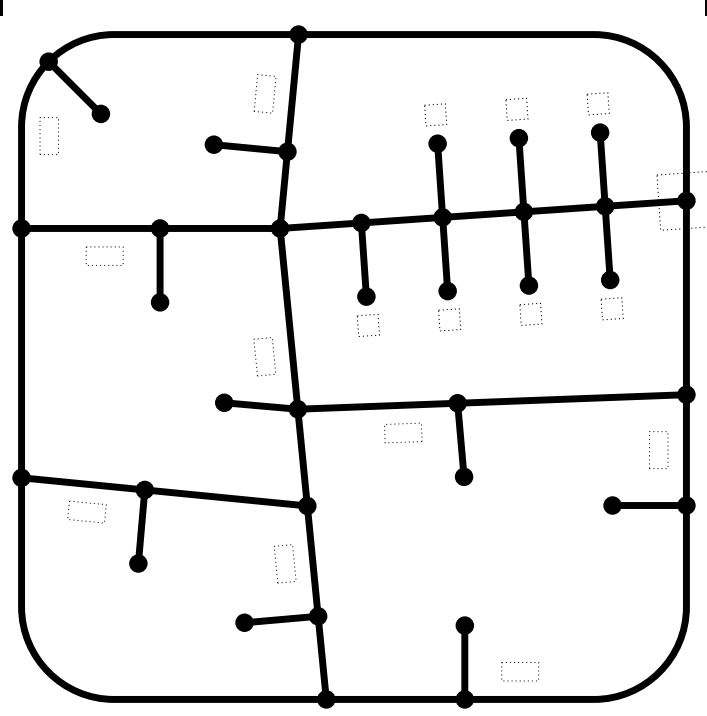
#> input picture CCI_MiniProject/area.JPG, 707 x 716 px
$ python 'cci mini project.py'
#> lines starting #> are read from the running program, lines starting #| are printed output that depends on the picture; after the words box and inside, x2 and y2 are one past the last pixel; in counts of white or black regions, pixels touching at a corner belong together
from cmath import inf
import cv2 as cv
import numpy as np


def refinedContours(img,per = 0.01):
    blur = cv.GaussianBlur(img,(5,5),cv.BORDER_DEFAULT)
    canny = cv.Canny(blur,120,230)
    contours,heir = cv.findContours(canny,cv.RETR_LIST,cv.CHAIN_APPROX_SIMPLE)

    rcontours = []#for storing points of approx points
    for i in contours:
        epi = per*cv.arcLength(i,1)
        refined = cv.approxPolyDP(i,epi,1)
        for j in refined:
            if(j[0,1] <62 or j[0,1]>1025):
                break

        else:
            rcontours.append(refined)

    del(blur)
    del(canny)
    del(contours)
    del(heir)
    return rcontours


def Distance(x1,y1,x2,y2):
    x = x1-x2
    y = y1-y2
    return ((x)**2+(y)**2)


def FNode():
    img = cv.imread("area.JPG")
#> img is the input picture: shape (716, 707, 3); min 0, max 255, mean 232.5
    blank = np.zeros(img.shape,"uint8")
#    grey = cv.cvtColor(img,cv.COLOR_RGB2GRAY)
     #contour poins added only if the they are in a certain range i.e. above eryc logo
    rcontours = refinedContours(img)
#> in refinedContours, `canny = cv.Canny(blur,120,230)`:
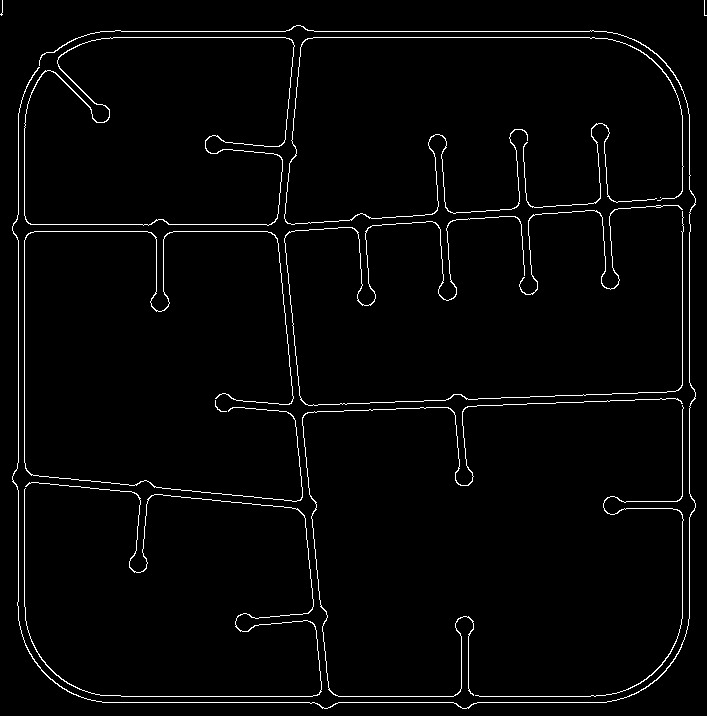
#> canny: shape (716, 707); 2.4% white in thin lines or dots
#> in refinedContours, `contours,heir = cv.findContours(canny,cv.RETR_LIST,cv.CHAIN_APPROX_SIM..`: contours = 16 contours, 5 with area under 20; largest, box (x1, y1, x2, y2) and area: (24, 37, 295, 226) 45630, (24, 37, 295, 226) 45462, (12, 25, 696, 709) 222, (284, 37, 684, 225) 112, (24, 482, 322, 697) 106
#> the loop in refinedContours, `for i in contours:` made 16 passes
#> epi on passes 1, 2, 3, 4, 5, 6, 7, 8, 10, 11, 12, 13: 25.7, 12.66, 0.387, 23.26, 27.23, 27.65, 0.137, 8.73, 7.28, 11.95, 24.87, 11.96
#> (epi, refined) on pass 9: (0, [[660, 197]])
#> after the loop in refinedContours, `for i in contours:`: rcontours = 10 contours, 3 with area under 20; largest, box (x1, y1, x2, y2) and area: (25, 486, 320, 696) 3124, (24, 232, 302, 502) 964, (289, 211, 683, 400) 726, (305, 401, 682, 697) 316, (523, 123, 657, 208) 121, (521, 209, 683, 293) 110, (475, 405, 683, 696) 105

    for i in range(len(rcontours)):                    #filtering the duplicate rows
        rcontours[i] = np.unique(rcontours[i],axis = 0)
#> this loop made 10 passes
#> after the loop, rcontours = 10 contours, 2 with area under 20; largest, box (x1, y1, x2, y2) and area: (305, 401, 682, 697) 54401, (24, 232, 302, 502) 39045, (289, 211, 683, 400) 26818, (475, 405, 683, 696) 2205, (25, 486, 320, 696) 1894, (523, 123, 657, 208) 1028, (521, 209, 683, 293) 356, (215, 400, 227, 412) 46
    i = 0
    j = len(rcontours)-1
#> j = 9
    while i<j:
        if np.array_equal(rcontours[i],rcontours[i+1]): #filtering duplicate contours
            rcontours.pop(i+1)
            j-=1
        else:
            i+=1
#> this loop made 9 passes
#> after the loop, i = 9; j = 9


    onlyPoints = [] #list unique points // ease to access
    for i in range(len(rcontours)):
        for j in range(rcontours[i].shape[0]):
            onlyPoints.append(rcontours[i][j,0])
#> after the loop, onlyPoints = 132 pairs, first value 24 to 682, second value 123 to 696
    del rcontours


    PosNode = [] #[  [[][][]]   ]
    PosNode.append([[onlyPoints[0].item(0),onlyPoints[0].item(1)]]) #entire thing to cluster the nodes
    for i in range(len(onlyPoints)):
        for j in range(len(PosNode)):
            x1 = onlyPoints[i].item(0)
            y1 = onlyPoints[i].item(1)
            x2 = PosNode[j][0][0]
            y2 = PosNode[j][0][1]
            if( Distance(x1,y1,x2,y2)<7000):           #if point is in certain distance range it put with the any cluster
                PosNode[j].append([x1,y1])
                break
        else:
            PosNode.append([[x1,y1]])                   #here the point is away from all cluster hence it will start new cluster
#> this loop made 132 passes

    del onlyPoints


    FinalNodes = np.zeros((len(PosNode),2),int)     #array for saving average of coordinates of the clusters
    for i in range(len(PosNode)):
        for j in range(len(PosNode[i])):
            FinalNodes[i][0]+= PosNode[i][j][0]     #summation of x coordinates
            FinalNodes[i][1]+= PosNode[i][j][1]     #summation of y coordinates
        FinalNodes[i][0]//= len(PosNode[i])         #divison by total entries
        FinalNodes[i][1]//= len(PosNode[i])
#> this loop made 23 passes

    del PosNode
    for i in FinalNodes:                            #plotting circles on the main image
        cv.circle(img,i,26,(255,255,255),-1)
#> this loop made 23 passes
#> i on passes 1 to 12: [26, 479], [43, 649], [91, 693], [141, 519], [286, 618], [297, 504], [323, 691], [466, 669], [665, 505], [650, 668], [679, 396], [235, 407]
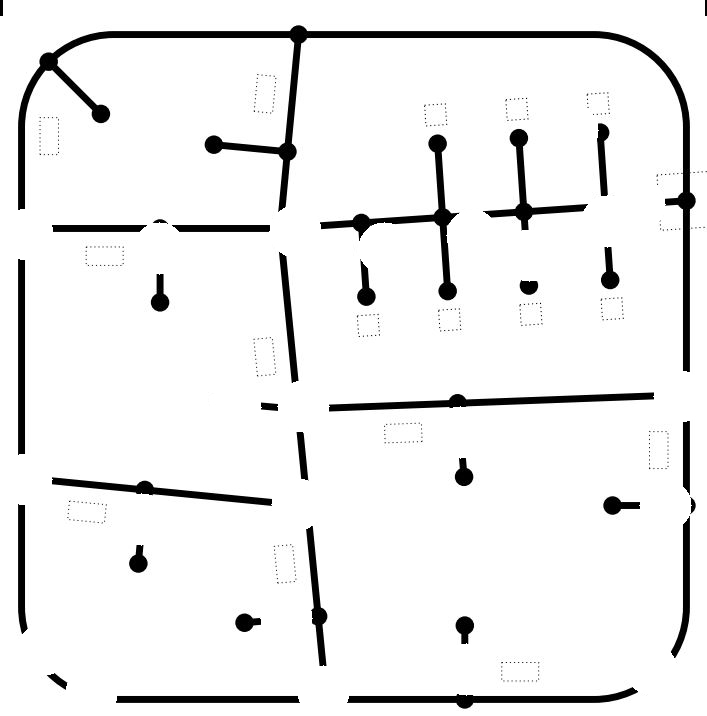
#> img: shape (716, 707, 3); 3.19% of pixels changed, all inside (x1, y1, x2, y2) = (8, 107, 696, 712)


    rcontours = refinedContours(img,0.15)
#> call 2 of refinedContours, with per = 0.15
#> in refinedContours (call 2), `blur = cv.GaussianBlur(img,(5,5),cv.BORDER_DEFAULT)`:
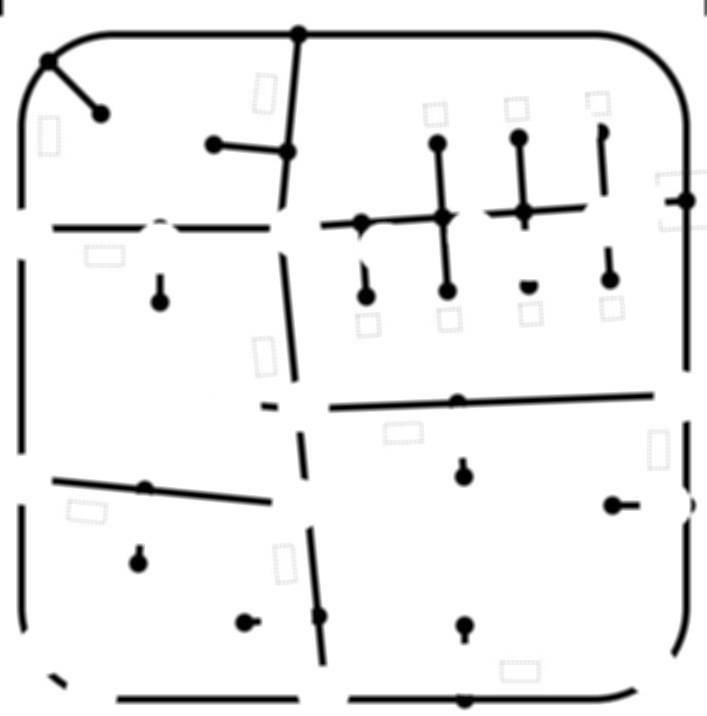
#> blur: shape (716, 707, 3); min 0, max 255, mean 237.9
#> in refinedContours (call 2), `canny = cv.Canny(blur,120,230)`:
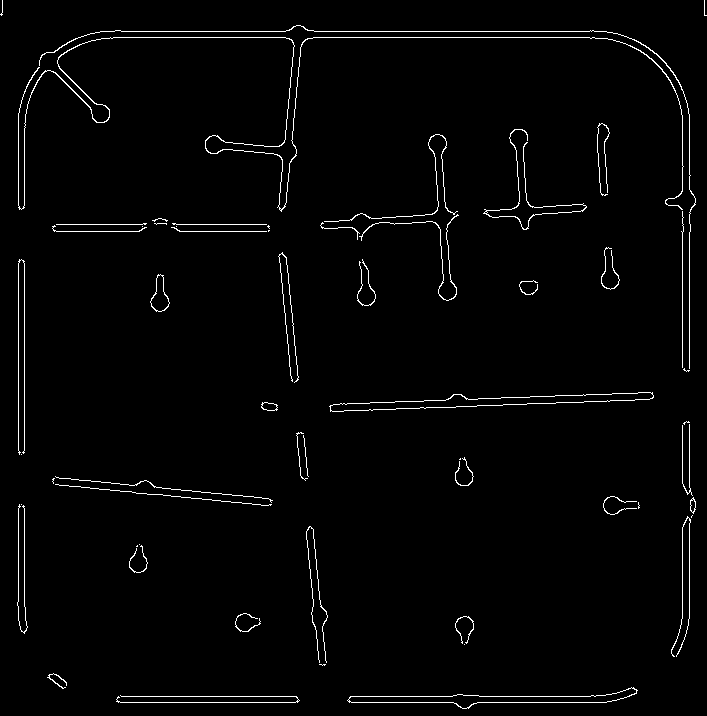
#> canny: shape (716, 707); 1.9% white in thin lines or dots
#> the loop in refinedContours (call 2), `for i in contours:` made 67 passes
#> i on passes 1, 2, 8, 12, 13, 16, 17, 21, 27, 29, 46, 48: [[347, 700], [348, 699], [349, 700], [348, 701]], [[297, 700], [298, 699], [299, 700], [298, 701]], [[464, 644]], [[137, 545], [136, 546], [137, 546]], [[139, 544]], [[692, 515], [691, 516], [691, 517], [691, 516]], [[21, 504]], [[691, 499], [692, 498], [693, 499], [692, 500]], [[460, 458], [459, 459], [460, 459]], [[21, 454]], [[268, 230], [268, 231], [269, 230]], [[176, 226]]
    cv.drawContours(blank,rcontours,-1,(255,255,255),1)
#> blank: shape (716, 707, 3); 0.9% white in thin lines or dots, all inside (x1, y1, x2, y2) = (18, 113, 694, 702)
    for i in range(len(rcontours)):
        j = 0
        n = 0

        while j<len(rcontours[i])-1:
            x1 = rcontours[i][j,0].item(0)
            y1 = rcontours[i][j,0].item(1)
            x2 = rcontours[i][j+1,0].item(0)
            y2 = rcontours[i][j+1,0].item(1)
            if Distance(x1,y1,x2,y2)<500:
                rcontours[i][j,0,0] = (rcontours[i][j,0,0]+rcontours[i][j+1,0,0])/2
                rcontours[i][j,0,1] = (rcontours[i][j,0,1]+rcontours[i][j+1,0,1])/2
                rcontours[i] = rcontours[i][:-1]
            j+=1
#> this loop made 64 passes
    #print(rcontours[1][0,0,0])
    connections = []
    for i in range(len(FinalNodes)):
        connections.append([])


    i = 0
    while i< len(rcontours):
        if not(len(rcontours[i])==2):
            rcontours.pop(i)
        else:
            i+=1
    for i in rcontours:
        cv.drawContours(blank,i,-1,(0,0,255),4)
#> this loop made 41 passes
#> i on passes 1 to 12: [[347, 699], [348, 699]], [[297, 699], [298, 699]], [[116, 699], [299, 700]], [[636, 690], [348, 699]], [[637, 690], [347, 700]], [[463, 616], [466, 643]], [[235, 626], [260, 621]], [[141, 545], [134, 572]], [[136, 545], [136, 546]], [[309, 526], [326, 662]], [[687, 516], [673, 656]], [[19, 504], [24, 633]]
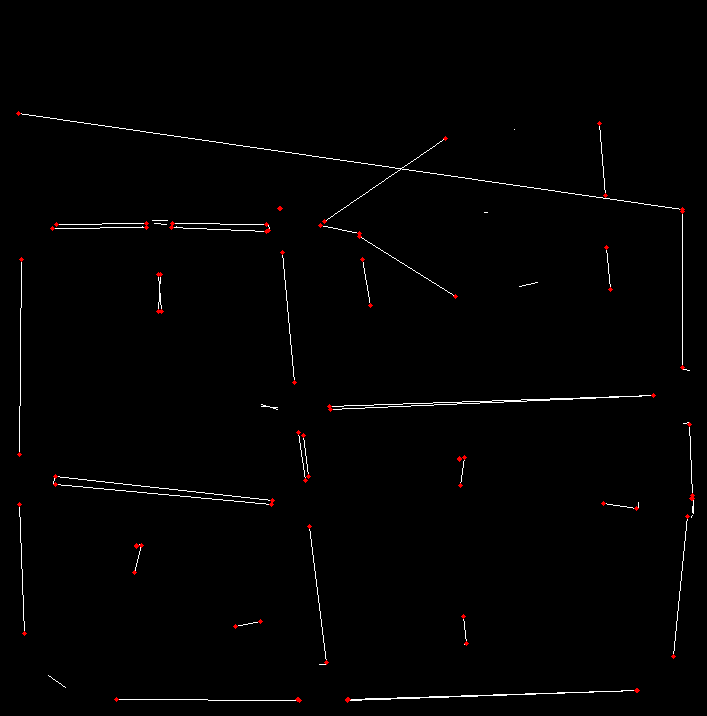
#> blank: shape (716, 707, 3); mean of channels 0, 1, 2 2.2, 2.2, 2.7; drawn as B, G, R
        #print(i,'\n\n\n')

    for i in rcontours:
        n = 0
        a = []
        #print(i[0,0]) for (x,y)
        x1 = i[0,0,0]
        y1 = i[0,0,1]
        x3 = i[1,0,0]
        y3 = i[1,0,1]
        for j in range(len(FinalNodes)):
            x2 = FinalNodes[j][0]
            y2 = FinalNodes[j][1]

            if Distance(x1,y1,x2,y2)<1500 or Distance(x3,y3,x2,y2)<1500:
                n +=1
                a.append(j)
            if n>=2:
                connections[a[0]].append(a[1])
                connections[a[1]].append(a[0])

                break


    for i in connections:
        connections[connections.index(i)] = list(set(i))
#> this loop made 23 passes
#> i on passes 1 to 12: [1, 5, 5, 14], [0], [6], [], [], [6, 0, 0, 12, 12], [2, 9, 9, 5], [], [9, 10], [6, 6, 8], [8, 12, 12], []

    for i in range(len(connections)):
        for j in connections[i]:
            cv.line(blank,FinalNodes[i],FinalNodes[j],(255,0,0),2)
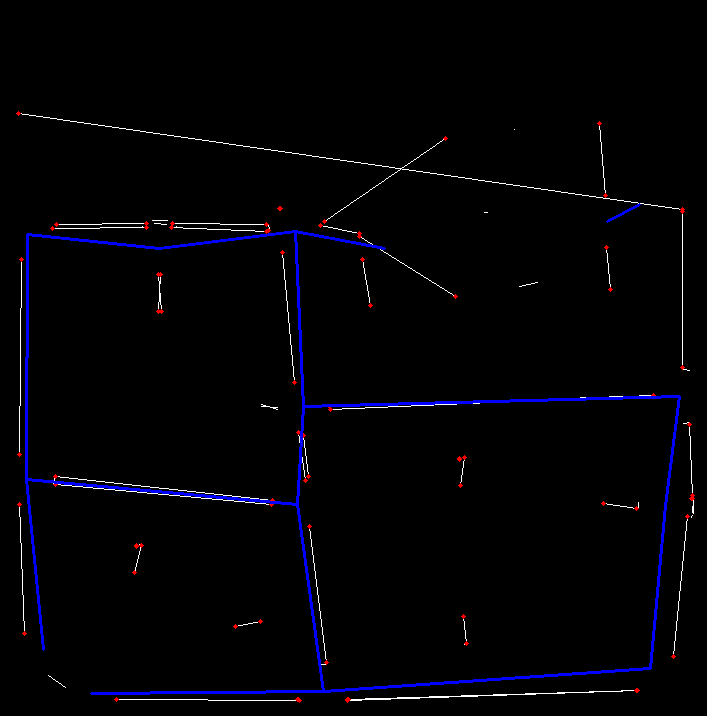
#> blank: shape (716, 707, 3); 1.61% of pixels changed, all inside (x1, y1, x2, y2) = (25, 203, 681, 695); drawn as B, G, R

    for i in range(len(FinalNodes)):
        cv.putText(blank,str(i),FinalNodes[i],cv.FONT_HERSHEY_TRIPLEX,1,(255,255,0),1)
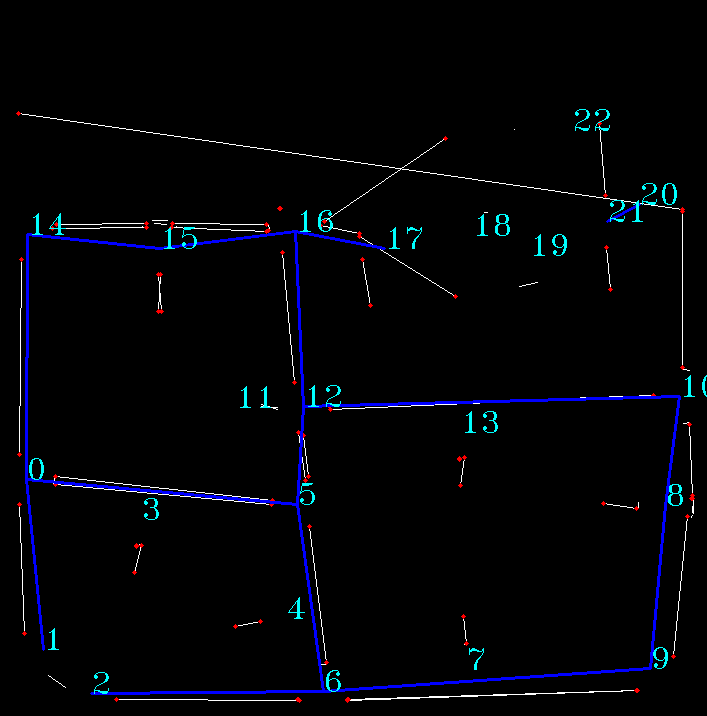
#> blank: shape (716, 707, 3); 0.66% of pixels changed, all inside (x1, y1, x2, y2) = (29, 109, 707, 694); drawn as B, G, R
    #check for refined points of the lines
    #check if any of the nodes are in 900 radius then it is connected.
    #cv.imshow("any", blank)
    global adjn,nodes
    adjn = connections
    nodes = FinalNodes
    Djikstras(3,10)
    cv.imshow("pointOnBlank",blank)
    cv.waitKey(0)


def Djikstras(sP,eP):      #sP is start point and eP end point
#> called with sP = 3, eP = 10
    tw = []
    visited = []
    for i in range(len(adjn)):
        tw.append([inf,0])
    tw[sP][0] = 0
    sp = sP
    for i in range(20):
        for j in range(len(adjn[sp])):
            point = adjn[sP][j]
            if point in visited :
                continue

            x1 = nodes[point][0]
            y1 = nodes[point][1]
            x2 = nodes[sp][0]
            y2 = nodes[sp][1]
            d = Distance(x1,y1,x2,y2)
            if(d<tw[point][0]):
                tw[point][0] = d
                tw[point][1] = sp
            visited.append(point)
    print(tw)
#> (printed output is left out)


FNode()
